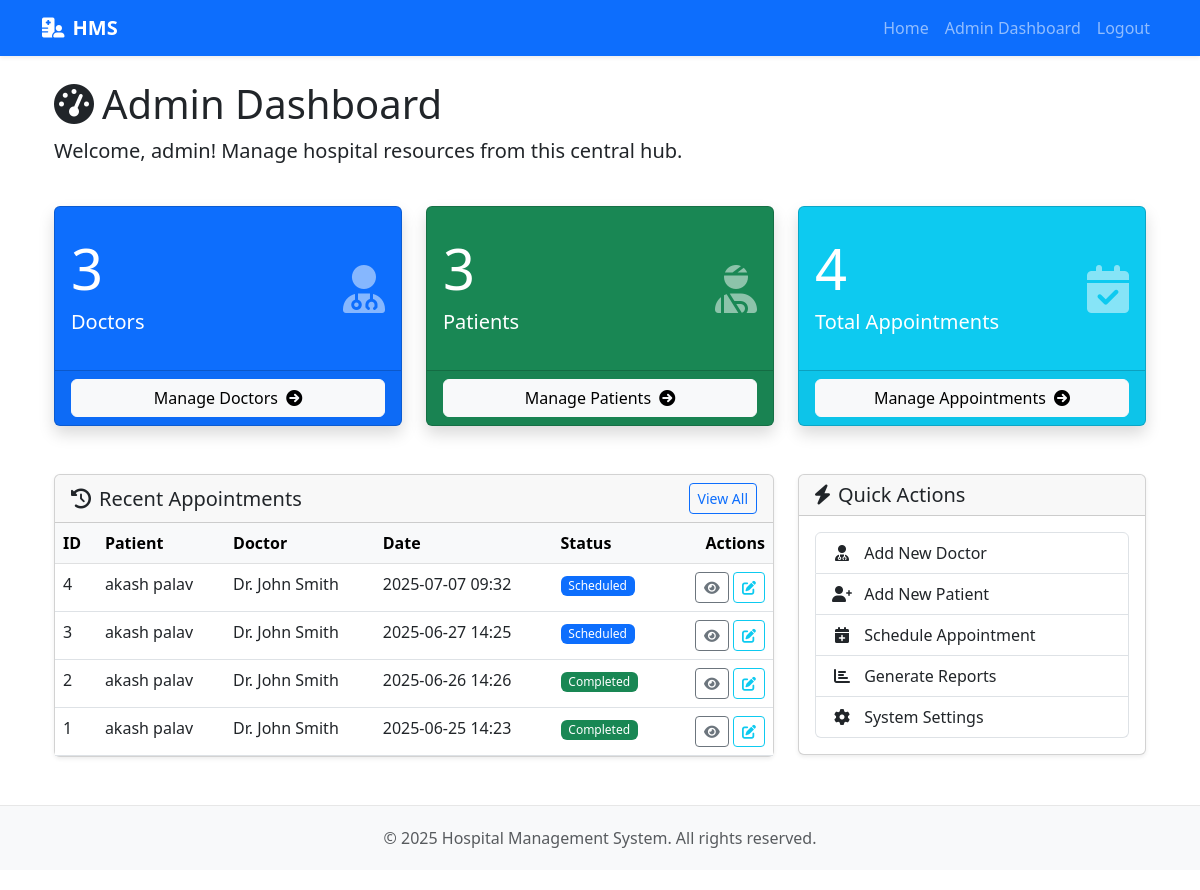
The app's page /admin/dashboard (signed in) with its own data.
### app/models.py (models this page shows, shortened)
class User(UserMixin, db.Model):
    id = db.Column(db.Integer, primary_key=True)
    username = db.Column(db.String(64), index=True, unique=True, nullable=False)
    email = db.Column(db.String(120), index=True, unique=True, nullable=False)
    password_hash = db.Column(db.String(128))
    is_admin = db.Column(db.Boolean, default=False)
    patient = db.relationship('Patient', backref='user', uselist=False) # Changed to one-to-one
    doctor = db.relationship('Doctor', backref='user', uselist=False)

class Appointment(db.Model):
    id = db.Column(db.Integer, primary_key=True)
    patient_id = db.Column(db.Integer, db.ForeignKey('patient.id'), nullable=False)
    doctor_id = db.Column(db.Integer, db.ForeignKey('doctor.id'), nullable=False)
    appointment_date = db.Column(db.DateTime, nullable=False)
    reason = db.Column(db.Text)
    notes = db.Column(db.Text) # This field will be used by doctors
    status = db.Column(db.String(20), default='Scheduled')  # Scheduled, Completed, Cancelled
    created_at = db.Column(db.DateTime, default=datetime.utcnow)

class Patient(db.Model):
    id = db.Column(db.Integer, primary_key=True)
    user_id = db.Column(db.Integer, db.ForeignKey('user.id'))
    first_name = db.Column(db.String(50), nullable=False)
    last_name = db.Column(db.String(50), nullable=False)
    date_of_birth = db.Column(db.Date, nullable=False)
    gender = db.Column(db.String(10))
    blood_group = db.Column(db.String(5))
    contact_number = db.Column(db.String(20))
    email = db.Column(db.String(120))
    address = db.Column(db.Text)
    registration_date = db.Column(db.DateTime, nullable=False, default=datetime.utcnow)
    appointments = db.relationship('Appointment', backref='patient', lazy='dynamic')
    @property
    def full_name(self):
        return f"{self.first_name} {self.last_name}"

class Doctor(db.Model):
    id = db.Column(db.Integer, primary_key=True)
    user_id = db.Column(db.Integer, db.ForeignKey('user.id'), unique=True, nullable=True)
    first_name = db.Column(db.String(50), nullable=False)
    last_name = db.Column(db.String(50), nullable=False)
    specialization = db.Column(db.String(100), nullable=False)
    contact_number = db.Column(db.String(20))
    email = db.Column(db.String(120))
    is_available = db.Column(db.Boolean, default=True)
    appointments = db.relationship('Appointment', backref='doctor', lazy='dynamic')
    @property
    def full_name(self):
        return f"{self.first_name} {self.last_name}"

### app/routes/admin_routes.py (the view)
@admin_bp.route('/dashboard')
@login_required
@admin_required
def dashboard():
    doctor_count = Doctor.query.count()
    patient_count = Patient.query.count()
    appointment_count = Appointment.query.count()
    recent_appointments = Appointment.query.order_by(Appointment.created_at.desc()).limit(5).all()
    return render_template('admin/dashboard.html',
                           doctor_count=doctor_count,
                           patient_count=patient_count,
                           appointment_count=appointment_count,
                           recent_appointments=recent_appointments)

### app/models.py (called while the page is built)
@login_manager.user_loader
def load_user(id):
    return User.query.get(int(id))

### app/routes/admin_routes.py (called while the page is built)
def admin_required(f):
    @wraps(f)
    def decorated_function(*args, **kwargs):
        if not current_user.is_admin:
            flash('You do not have permission to access this page.', 'danger')
            return redirect(url_for('auth.login'))
        return f(*args, **kwargs)
    return decorated_function

### app/templates/admin/dashboard.html (shortened to what this page needs)
{% extends "base.html" %}
{% block content %}
<div class="container-fluid">
    <div class="row mb-4">
        <div class="col-md-12">
            <h1><i class="fas fa-tachometer-alt me-2"></i>Admin Dashboard</h1>
            <p class="lead">Welcome, {{ current_user.username }}! Manage hospital resources from this central hub.</p>
        </div>
    </div>
    <div class="row mb-4">
        <div class="col-lg-4 col-md-6 mb-4">
            <div class="card bg-primary text-white shadow h-100">
                <div class="card-body d-flex justify-content-between align-items-center">
                    <div>
                        <h3 class="display-4">{{ doctor_count }}</h3>
                        <h5>Doctors</h5>
                    </div>
                    <i class="fas fa-user-md fa-3x opacity-50"></i>
                </div>
                <div class="card-footer d-grid">
                    <a href="{{ url_for('admin.manage_doctors') }}" class="btn btn-light">Manage Doctors <i class="fas fa-arrow-circle-right ms-1"></i></a>
                </div>
            </div>
        </div>
        <div class="col-lg-4 col-md-6 mb-4">
            <div class="card bg-success text-white shadow h-100">
                <div class="card-body d-flex justify-content-between align-items-center">
                    <div>
                        <h3 class="display-4">{{ patient_count }}</h3>
                        <h5>Patients</h5>
                    </div>
                    <i class="fas fa-user-injured fa-3x opacity-50"></i>
                </div>
                <div class="card-footer d-grid">
                    <a href="{{ url_for('admin.manage_patients') }}" class="btn btn-light">Manage Patients <i class="fas fa-arrow-circle-right ms-1"></i></a>
                </div>
            </div>
        </div>
        <div class="col-lg-4 col-md-6 mb-4">
            <div class="card bg-info text-white shadow h-100">
                 <div class="card-body d-flex justify-content-between align-items-center">
                    <div>
                        <h3 class="display-4">{{ appointment_count }}</h3>
                        <h5>Total Appointments</h5>
                    </div>
                    <i class="fas fa-calendar-check fa-3x opacity-50"></i>
                </div>
                <div class="card-footer d-grid">
                    <a href="{{ url_for('admin.manage_appointments') }}" class="btn btn-light">Manage Appointments <i class="fas fa-arrow-circle-right ms-1"></i></a>
                </div>
            </div>
        </div>
    </div>
    <div class="row">
        <div class="col-lg-8 mb-4">
            <div class="card shadow-sm">
                <div class="card-header d-flex justify-content-between align-items-center">
                    <h5 class="mb-0"><i class="fas fa-history me-2"></i>Recent Appointments</h5>
                    <a href="{{ url_for('admin.manage_appointments') }}" class="btn btn-outline-primary btn-sm">View All</a>
                </div>
                <div class="card-body p-0">
                    <div class="table-responsive">
                        <table class="table table-hover mb-0">
                            <thead class="table-light">
                                <tr>
                                    <th scope="col">ID</th>
                                    <th scope="col">Patient</th>
                                    <th scope="col">Doctor</th>
                                    <th scope="col">Date</th>
                                    <th scope="col">Status</th>
                                    <th scope="col" class="text-end">Actions</th>
                                </tr>
                            </thead>
                            <tbody>
                                {% for appointment in recent_appointments %}
                                <tr>
                                    <td>{{ appointment.id }}</td>
                                    <td>{{ appointment.patient.full_name }}</td>
                                    <td>Dr. {{ appointment.doctor.full_name }}</td>
                                    <td>{{ appointment.appointment_date.strftime('%Y-%m-%d %H:%M') }}</td>
                                    <td>
                                        <span class="badge {% if appointment.status == 'Scheduled' %}bg-primary{% elif appointment.status == 'Completed' %}bg-success{% elif appointment.status == 'Cancelled' %}bg-danger{% else %}bg-secondary{% endif %}">
                                            {{ appointment.status }}
                                        </span>
                                    </td>
                                    <td class="text-end">
                                        <a href="{{ url_for('admin.view_appointment', appointment_id=appointment.id) }}" class="btn btn-sm btn-outline-secondary" title="View Details"><i class="fas fa-eye"></i></a>
                                        <a href="{{ url_for('admin.edit_appointment', appointment_id=appointment.id) }}" class="btn btn-sm btn-outline-info" title="Edit Appointment"><i class="fas fa-edit"></i></a>
                                    </td>
                                </tr>
                                {% else %}
                                <tr>
                                    <td colspan="6" class="text-center py-4">No recent appointments found.</td>
                                </tr>
                                {% endfor %}
                            </tbody>
                        </table>
                    </div>
                </div>
            </div>
        </div>
        <div class="col-lg-4 mb-4">
            <div class="card shadow-sm">
                <div class="card-header">
                    <h5 class="mb-0"><i class="fas fa-bolt me-2"></i>Quick Actions</h5>
                </div>
                <div class="card-body">
                    <div class="list-group">
                        <a href="{{ url_for('admin.add_doctor') }}" class="list-group-item list-group-item-action"><i class="fas fa-user-md fa-fw me-2"></i> Add New Doctor</a>
                        <a href="{{ url_for('admin.add_patient') }}" class="list-group-item list-group-item-action"><i class="fas fa-user-plus fa-fw me-2"></i> Add New Patient</a>
                        <a href="{{ url_for('admin.add_appointment') }}" class="list-group-item list-group-item-action"><i class="fas fa-calendar-plus fa-fw me-2"></i> Schedule Appointment</a>
                        <a href="{{ url_for('admin.reports') }}" class="list-group-item list-group-item-action"><i class="fas fa-chart-bar fa-fw me-2"></i> Generate Reports</a>
                        <a href="{{ url_for('admin.settings') }}" class="list-group-item list-group-item-action"><i class="fas fa-cog fa-fw me-2"></i> System Settings</a>
                    </div>
                </div>
            </div>
        </div>
    </div>
</div>
{% endblock %}

### app/static/css/style.css (style rules this page uses)
body { padding-bottom: 20px; }
.card { box-shadow: 0 0.125rem 0.25rem rgba(0, 0, 0, 0.075); margin-bottom: 1.5rem; }
.card-header { font-weight: 500; }
.card-body .fa-3x { opacity: 0.7; }
.table th { font-weight: 600; }
.badge { font-weight: 500; padding: 0.35em 0.65em; }
.card.text-white .opacity-50 { opacity: 0.5; }

### app/templates/base.html (style rules this page uses)
body { display: flex; flex-direction: column; min-height: 100vh; }

### records on screen
User: username "admin"
Appointment: id "4", patient.full_name "akash palav", doctor.full_name "John Smith", appointment_date "2025-07-07 09:32", status "Scheduled"
Appointment: id "3", patient.full_name "akash palav", doctor.full_name "John Smith", appointment_date "2025-06-27 14:25", status "Scheduled"
Appointment: id "2", patient.full_name "akash palav", doctor.full_name "John Smith", appointment_date "2025-06-26 14:26", status "Completed"
Appointment: id "1", patient.full_name "akash palav", doctor.full_name "John Smith", appointment_date "2025-06-25 14:23", status "Completed"

### other values on screen
{{ doctor_count }} "3"
{{ patient_count }} "3"
{{ appointment_count }} "4"
